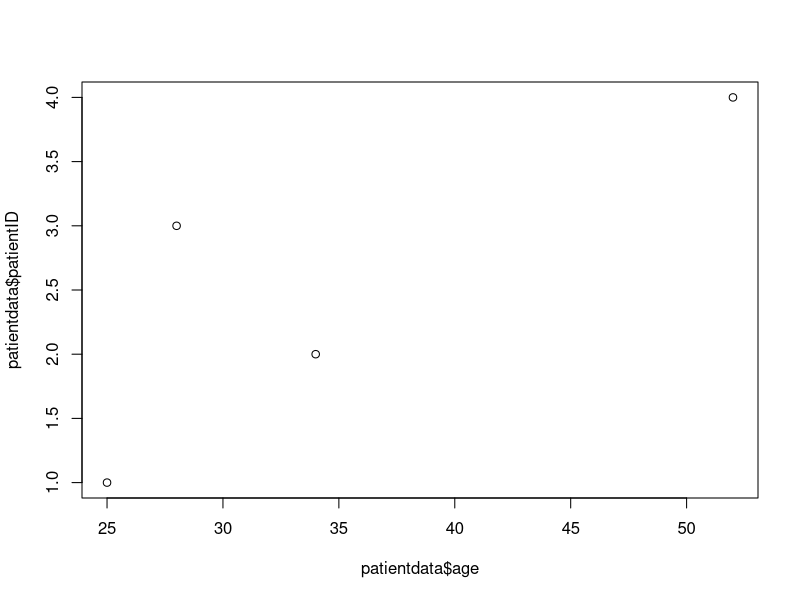
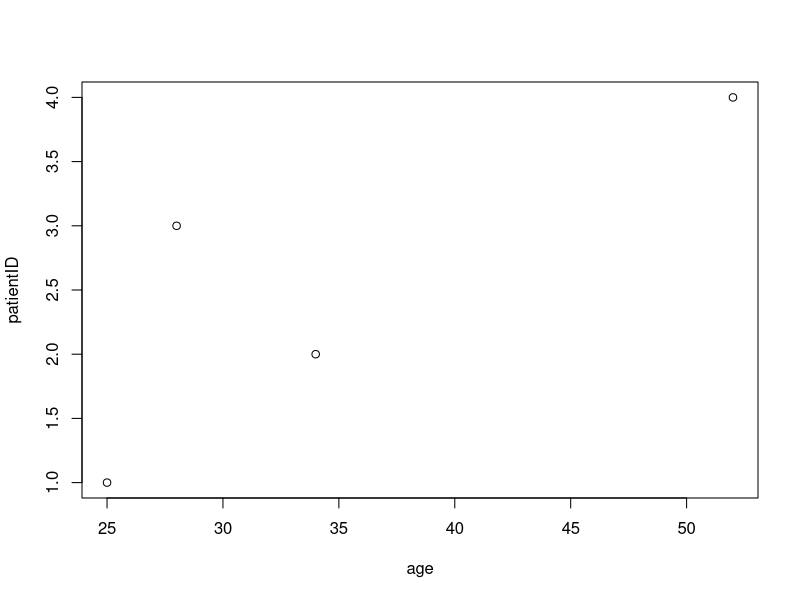

Recreate these plots in R, in order.
#数据框

patientID <- c(1,2,3,4)
age <- c(25,34,28,52)
diabetes <- c("Type1", "Type2", "Type1", "Type1")
status <- c("Poor", "Improved", "Excellent", "Poor")
patientdata <- data.frame(patientID, age, diabetes, status)

#和matrix类似
#在[填入一个数字]则表示第几个单位元素的对象，这里的单位是一类数据
#若是[,数字]则表示第几列的数据（不显示字段意义）
#若是[数字,]则表示第几行的对象

Y = patientdata[c(1,3,4),]
#按行取数据时会包括属性名，如果只要数据的话，使用names函数
Z = patientdata[1,]
names(Z) <- NULL
#v = as.vector(patientdata[1,])
Z

#若是[数字1:数字2]表示第数字1列到数字2列的集合
H = patientdata[1:2]
H
#若是[数字1,数字2]表示第数字1行第数字2列的值
H = patientdata[1,2]
H


patientdata[c("age","status")]

patientdata$age

#列联表统计分类并计数
table(patientdata$diabetes, patientdata$status)

#attach方法,将数据框添加到R的搜索路径中
summary(patientdata$age)
plot(patientdata$age, patientdata$patientID)

attach(patientdata)
summary(age)
plot(age, patientID)

detach(patientdata)

#with方法
with(patientdata,{
  summary(age)
})

patientdata <- data.frame(patientID, age, diabetes, status,row.names = patientID)
patientdata




#因子(类型变量和有序类型变量)

status <- c("Poor", "Improved", "Excellent", "Poor")
#factor方法是以整数向量存储类别值，具体赋值按照字母顺序而定
status <- factor(status, ordered = TRUE)
#覆盖默认排序
status <- factor(status, order=TRUE, levels = c("Poor", "Improved", "Excellent"))


#因子的使用
diabetes <- factor(diabetes)
status <- factor(status, order = TRUE)
patientdata <- data.frame(patientID, age, diabetes, status)
#显示对象的结构
str(patientdata)
summary(patientdata)
